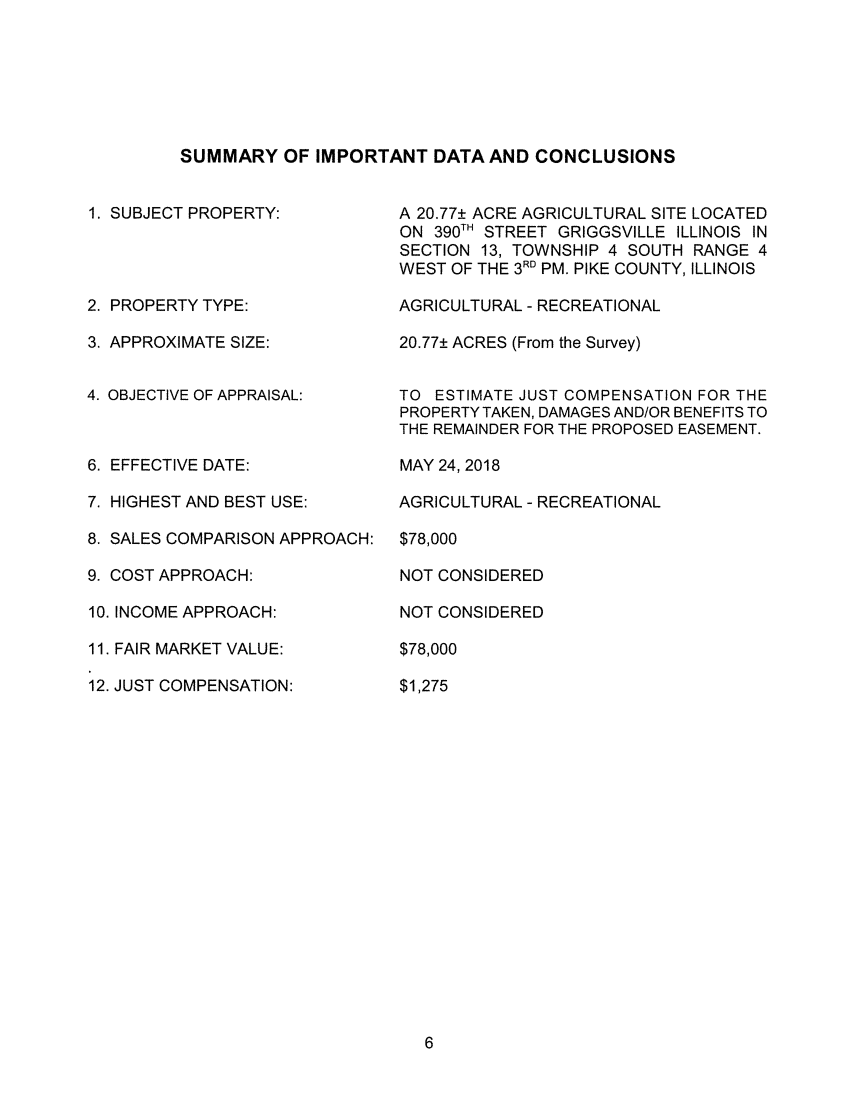
#> input picture data/documents/1600dbf6-9174-4360-9cae-55886bc7ca7f/pages/page_014.png, 1700 x 2200 px, found by its file name (shown at 1/2 size)
$ python cv_line_test.py
#> lines starting #> are read from the running program, lines starting #| are printed output that depends on the picture; after the words box and inside, x2 and y2 are one past the last pixel; in counts of white or black regions, pixels touching at a corner belong together
"""
Throwaway CV feasibility test -- NOT integrated with the pipeline.
db54d473 page 14: can classical CV (Hough lines + contours) isolate
Parcel 1/2's bold boundary from thin/dashed reference lines, using only
line thickness + stroke-continuity, no text reading at all?
"""

import cv2
import numpy as np
from pathlib import Path

IMG_PATH = "data/documents/db54d473-c7ab-4bec-bbf4-8ff9a1e3bd9b/pages/page_014.png"
OUT_DIR = Path("scratch_diag/cv_line_test_out")
OUT_DIR.mkdir(exist_ok=True)

img = cv2.imread(IMG_PATH)
#> img is the input picture: shape (2200, 1700, 3); min 0, max 255, mean 248.4
gray = cv2.cvtColor(img, cv2.COLOR_BGR2GRAY)
h, w = gray.shape
print(f"page size: {w}x{h}")
#| page size: 1700x2200

# Binarize: ink = white on black, for Hough/contour work.
_, binary = cv2.threshold(gray, 200, 255, cv2.THRESH_BINARY_INV)
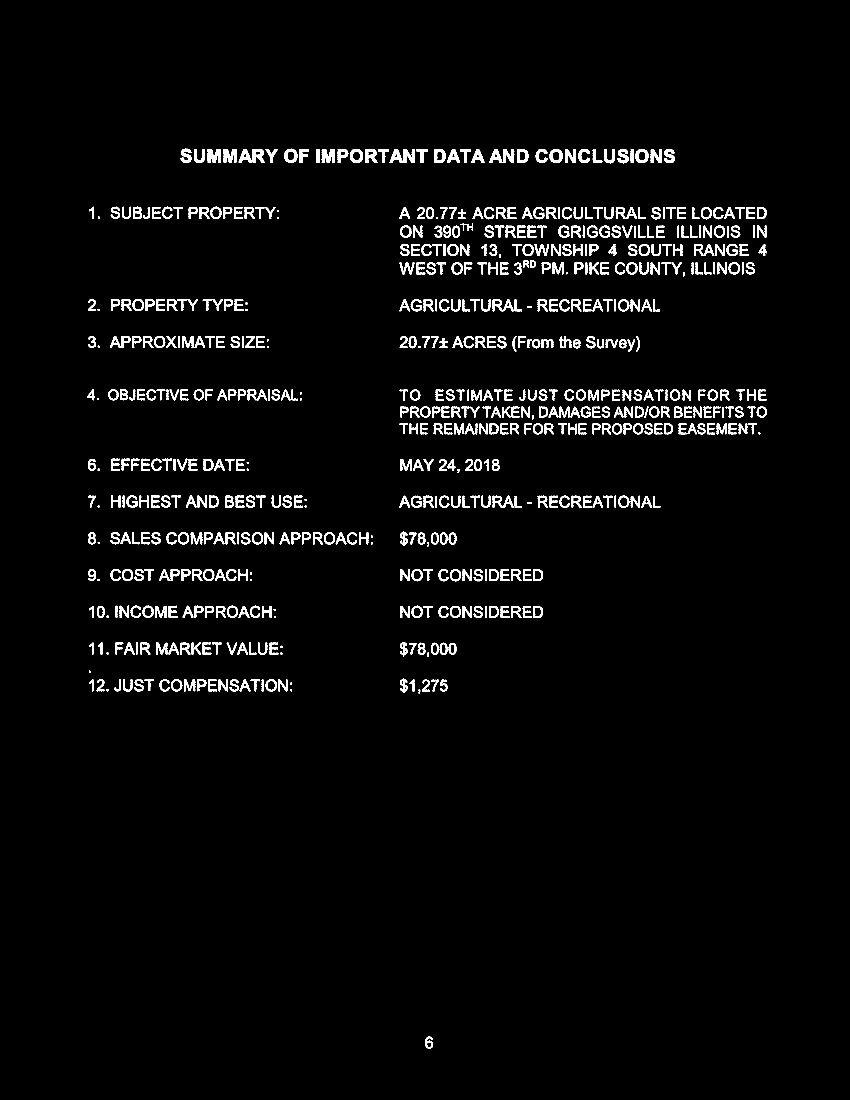
#> binary: shape (2200, 1700) (shown at 1/2 size); 3.2% white; 621 white regions (38 under 20 px), largest, box (x1, y1, x2, y2) and area: (415, 298, 442, 326) 575, (643, 298, 670, 326) 572, (447, 298, 474, 326) 545

# --- 1. Hough line segment detection ---
lines = cv2.HoughLinesP(
    binary, rho=1, theta=np.pi / 360, threshold=40, minLineLength=25, maxLineGap=4
)
#> lines = 486 rows, first 6: [416, 322, 441, 322], [297, 780, 342, 780], [1493, 436, 1528, 436], [644, 311, 669, 311], [981, 318, 1011, 319], [1186, 416, 1211, 416]
print(f"Hough segments detected: {0 if lines is None else len(lines)}")
#| Hough segments detected: 486


def sample_stroke(gray_img, x1, y1, x2, y2, perp_width=3):
    """
    Walks along the segment in ~1.5px steps, checks whether ink is
    present in a small perpendicular window at each step (thickness
    proxy: how many perpendicular pixels are dark), and records the
    on/off pattern along the segment (continuity proxy: solid vs
    dashed/dotted).
    """
    length = max(1, int(np.hypot(x2 - x1, y2 - y1)))
    dx, dy = (x2 - x1) / length, (y2 - y1) / length
    # perpendicular unit vector
    px, py = -dy, dx
    on_pattern = []
    thicknesses = []
    for t in range(0, length, 2):
        cx, cy = x1 + dx * t, y1 + dy * t
        dark = 0
        for k in range(-perp_width, perp_width + 1):
            sx, sy = int(round(cx + px * k)), int(round(cy + py * k))
            if 0 <= sx < gray_img.shape[1] and 0 <= sy < gray_img.shape[0]:
                if gray_img[sy, sx] < 150:
                    dark += 1
        on_pattern.append(1 if dark > 0 else 0)
        thicknesses.append(dark)
    return on_pattern, thicknesses


results = []
if lines is not None:
    for seg in lines:
        x1, y1, x2, y2 = seg[0]
        length = np.hypot(x2 - x1, y2 - y1)
        if length < 20:
            continue
        on_pattern, thicknesses = sample_stroke(gray, x1, y1, x2, y2)
        if not on_pattern:
            continue
        on_ratio = sum(on_pattern) / len(on_pattern)
        mean_thickness = sum(thicknesses) / len(thicknesses)
        # crude run-length check for dash/gap regularity
        runs = []
        cur = on_pattern[0]
        run_len = 1
        for v in on_pattern[1:]:
            if v == cur:
                run_len += 1
            else:
                runs.append((cur, run_len))
                cur, run_len = v, 1
        runs.append((cur, run_len))
        n_gaps = sum(1 for v, l in runs if v == 0)
        style = "solid" if on_ratio > 0.85 else ("dashed" if 0.3 < on_ratio <= 0.85 and n_gaps >= 2 else "sparse/noise")
        results.append(
            {
                "x1": int(x1), "y1": int(y1), "x2": int(x2), "y2": int(y2),
                "length": round(float(length), 1),
                "on_ratio": round(on_ratio, 2),
                "mean_thickness_px": round(mean_thickness, 2),
                "n_gaps": n_gaps,
                "style": style,
            }
        )
#> this loop made 486 passes
#> (x1, y1, x2, y2, dy in sample_stroke, px in sample_stroke, on_pattern) on passes 1, 3, 4: (416, 322, 441, 322, 0, 0, [1, 1, 1, 0, 1, 1, 1, 1, 1, 0, 1, 1, 1]), (1493, 436, 1528, 436, 0, 0, [1, 1, 1, 1, 1, 1, 1, 1, 1, 0, 0, 1, 1, 1, 1, 1, 1, 1]), (644, 311, 669, 311, 0, 0, [1, 1, 1, 1, 1, 1, 0, 1, 1, 1, 1, 1, 1])

solid_bold = [r for r in results if r["style"] == "solid" and r["mean_thickness_px"] >= 2.0]
dashed = [r for r in results if r["style"] == "dashed"]
other = [r for r in results if r["style"] == "sparse/noise"]

print(f"Classified: {len(solid_bold)} solid/bold, {len(dashed)} dashed, {len(other)} sparse/noise (of {len(results)} segments >=20px)")
#| Classified: 173 solid/bold, 236 dashed, 77 sparse/noise (of 486 segments >=20px)

# --- overlay for visual inspection ---
overlay = img.copy()
for r in solid_bold:
    cv2.line(overlay, (r["x1"], r["y1"]), (r["x2"], r["y2"]), (0, 0, 255), 2)  # red = bold/solid
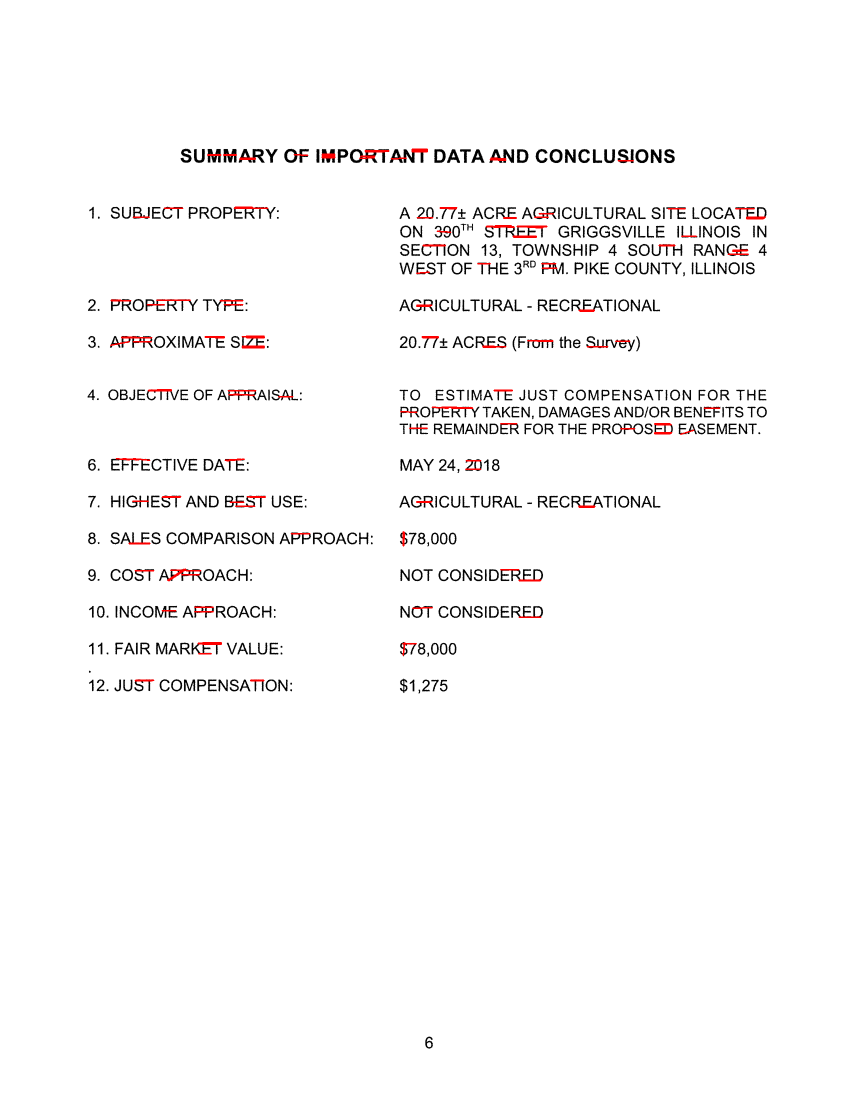
#> overlay: shape (2200, 1700, 3) (shown at 1/2 size); 0.38% of pixels changed, all inside (x1, y1, x2, y2) = (220, 297, 1532, 1363)
for r in dashed:
    cv2.line(overlay, (r["x1"], r["y1"]), (r["x2"], r["y2"]), (255, 0, 0), 1)  # blue = dashed
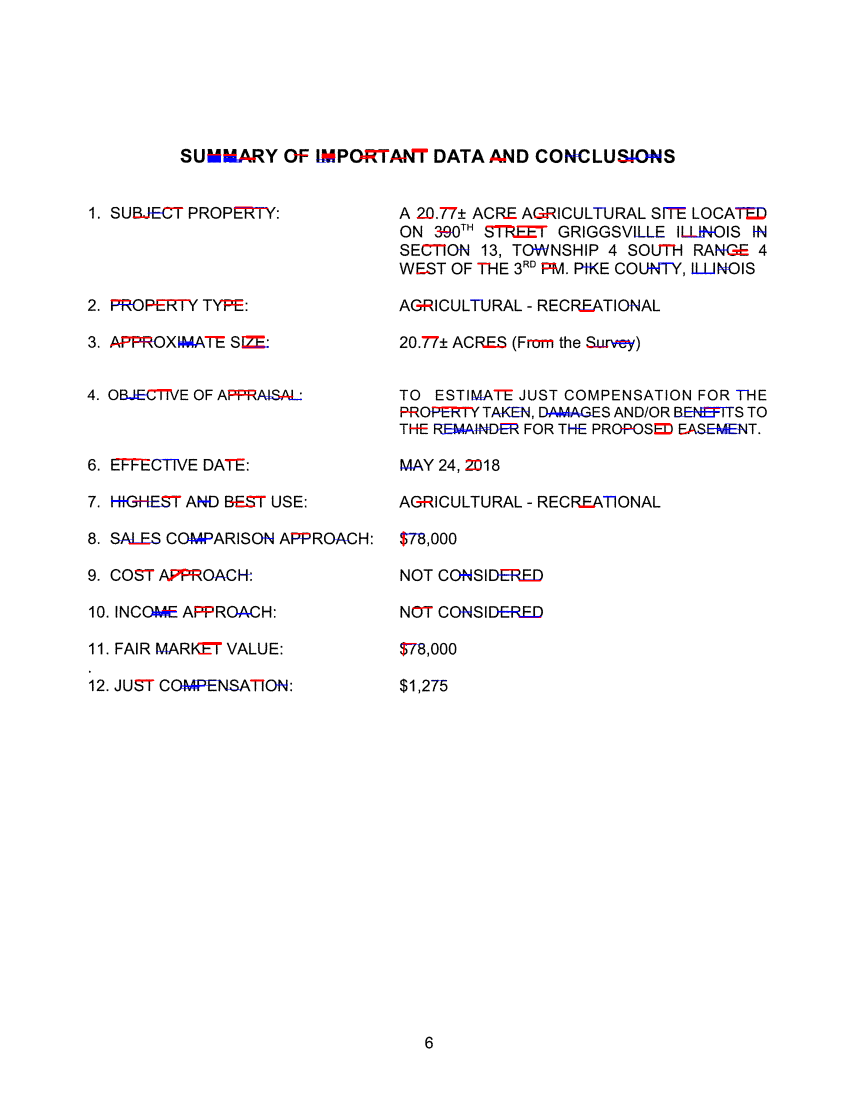
#> overlay: shape (2200, 1700, 3) (shown at 1/2 size); 0.22% of pixels changed, all inside (x1, y1, x2, y2) = (222, 309, 1533, 1380)
cv2.imwrite(str(OUT_DIR / "hough_classified.png"), overlay)

# --- 2. Contours ---
contours, hierarchy = cv2.findContours(binary, cv2.RETR_LIST, cv2.CHAIN_APPROX_SIMPLE)
print(f"Total contours found: {len(contours)}")
#| Total contours found: 842

big_contours = [c for c in contours if cv2.contourArea(c) > 5000]
print(f"Contours with area > 5000px^2: {len(big_contours)}")
#| Contours with area > 5000px^2: 0
for i, c in enumerate(sorted(big_contours, key=cv2.contourArea, reverse=True)[:15]):
    area = cv2.contourArea(c)
    x, y, cw, ch = cv2.boundingRect(c)
    print(f"  contour {i}: area={area:.0f} bbox=({x},{y},{cw},{ch}) closed={cv2.isContourConvex(c)}")
#> this loop made 0 passes

contour_overlay = img.copy()
cv2.drawContours(contour_overlay, sorted(big_contours, key=cv2.contourArea, reverse=True)[:15], -1, (0, 255, 0), 2)
cv2.imwrite(str(OUT_DIR / "contours.png"), contour_overlay)

print("\nSaved overlays to", OUT_DIR)

$ run again, with data/documents/1600dbf6-9174-4360-9cae-55886bc7ca7f/pages/page_001.png copied over data/documents/1600dbf6-9174-4360-9cae-55886bc7ca7f/pages/page_014.png
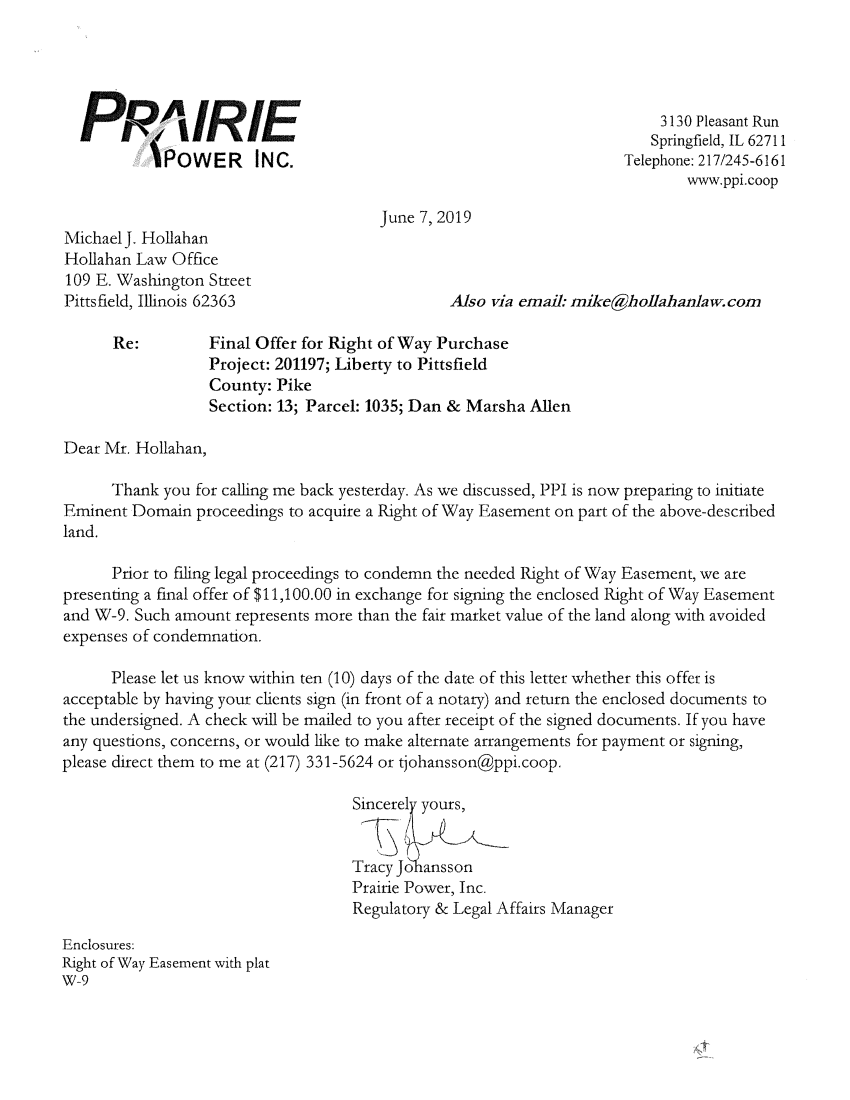
#> input picture data/documents/1600dbf6-9174-4360-9cae-55886bc7ca7f/pages/page_001.png, 1700 x 2200 px, found by its file name (shown at 1/2 size)
#> img is the input picture: shape (2200, 1700, 3); min 0, max 255, mean 245.7
#| page size: 1700x2200
#> `_, binary = cv2.threshold(gray, 200, 255, cv2.THRESH_BINARY_INV)`:
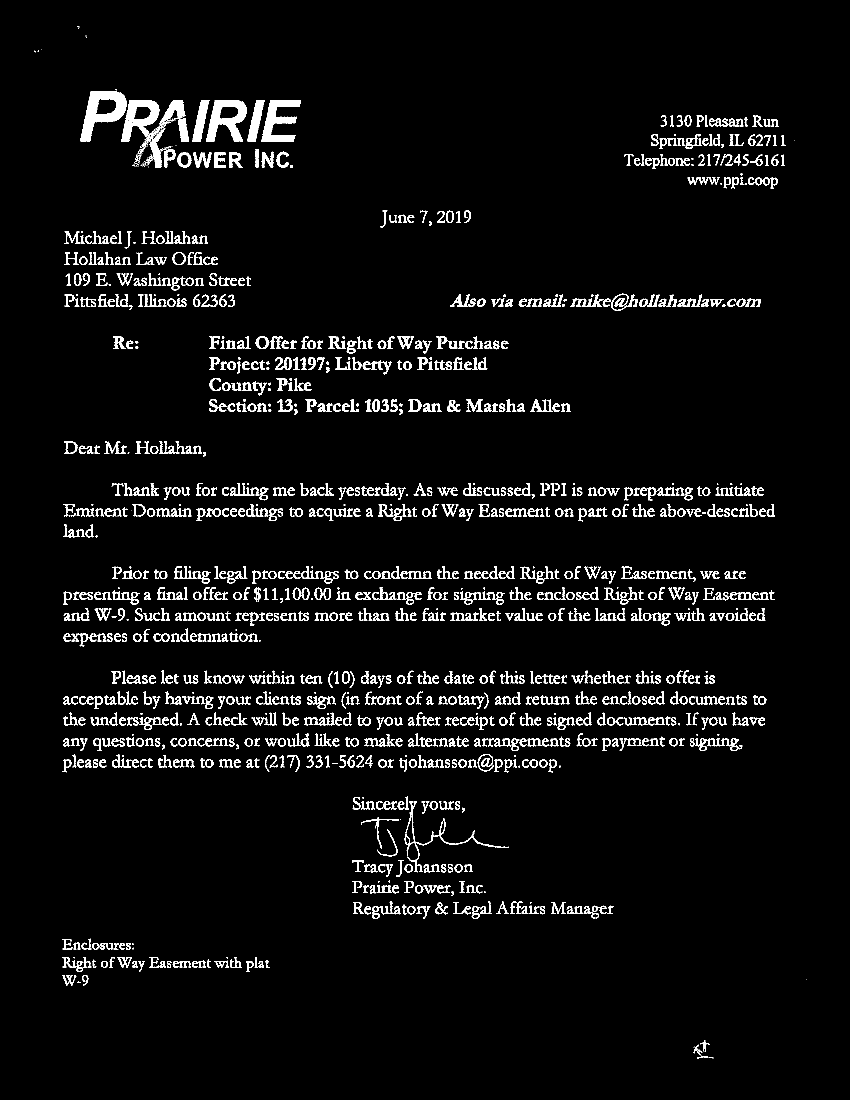
#> binary: shape (2200, 1700) (shown at 1/2 size); 4.8% white; 1295 white regions (154 under 20 px), largest, box (x1, y1, x2, y2) and area: (160, 182, 253, 284) 4221, (242, 200, 331, 335) 4209, (412, 200, 494, 284) 3507
#> lines = 1001 rows, first 6: [990, 1407, 1040, 1407], [719, 1240, 778, 1240], [764, 989, 794, 989], [1255, 1491, 1329, 1491], [1320, 1031, 1349, 1031], [1258, 1436, 1290, 1436]
#| Hough segments detected: 1001
#> the loop `for seg in lines:` made 1001 passes
#> seg on passes 40 to 42: [[211, 1407, 274, 1407]], [[671, 1228, 703, 1228]], [[577, 1490, 618, 1490]]
#| Classified: 561 solid/bold, 388 dashed, 22 sparse/noise (of 1001 segments >=20px)
#> after the loop `for r in dashed:`:
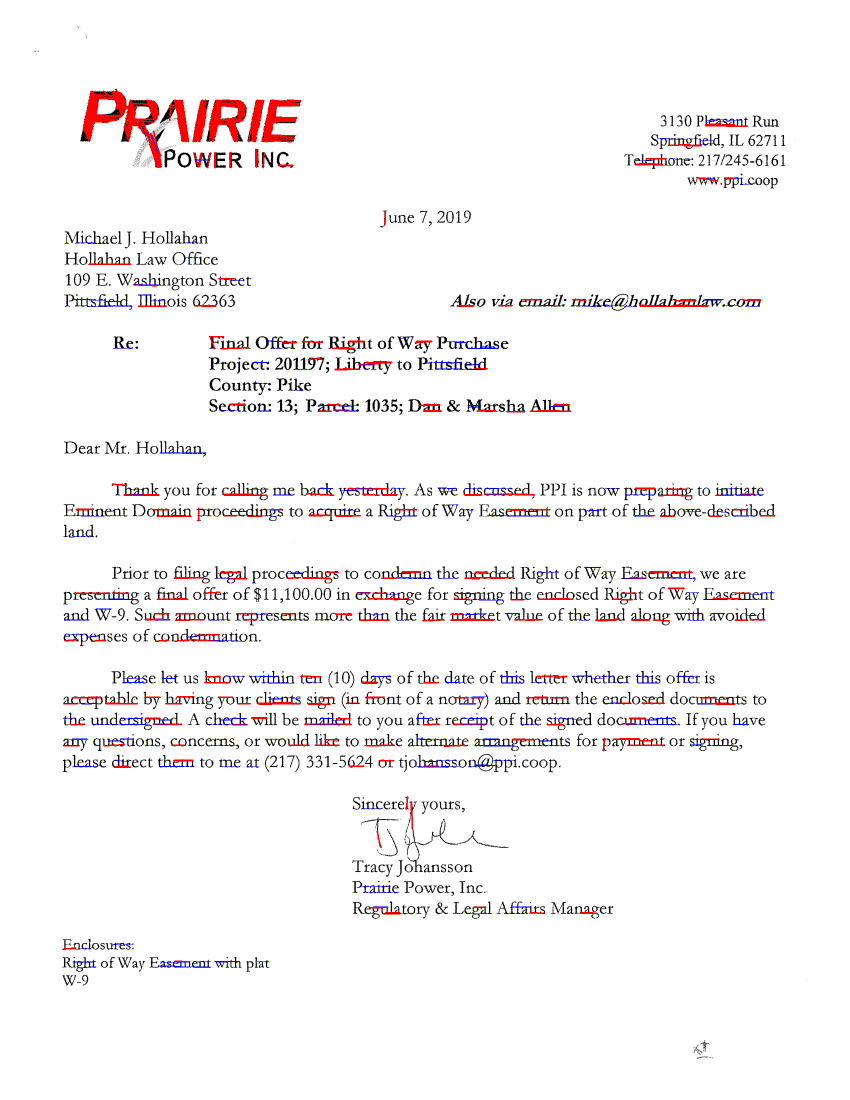
#> overlay: shape (2200, 1700, 3) (shown at 1/2 size); mean B, G, R 245.1, 244, 247.1
#| Total contours found: 1822
#| Contours with area > 5000px^2: 1
#> the loop `for i, c in enumerate(sorted(big_contours, key=cv2.contourArea, revers..` made 1 pass
#|   contour 0: area=5048 bbox=(160,182,93,102) closed=False
#> contour_overlay: shape (2200, 1700, 3); 0.03% of pixels changed, all inside (x1, y1, x2, y2) = (159, 181, 254, 285)
